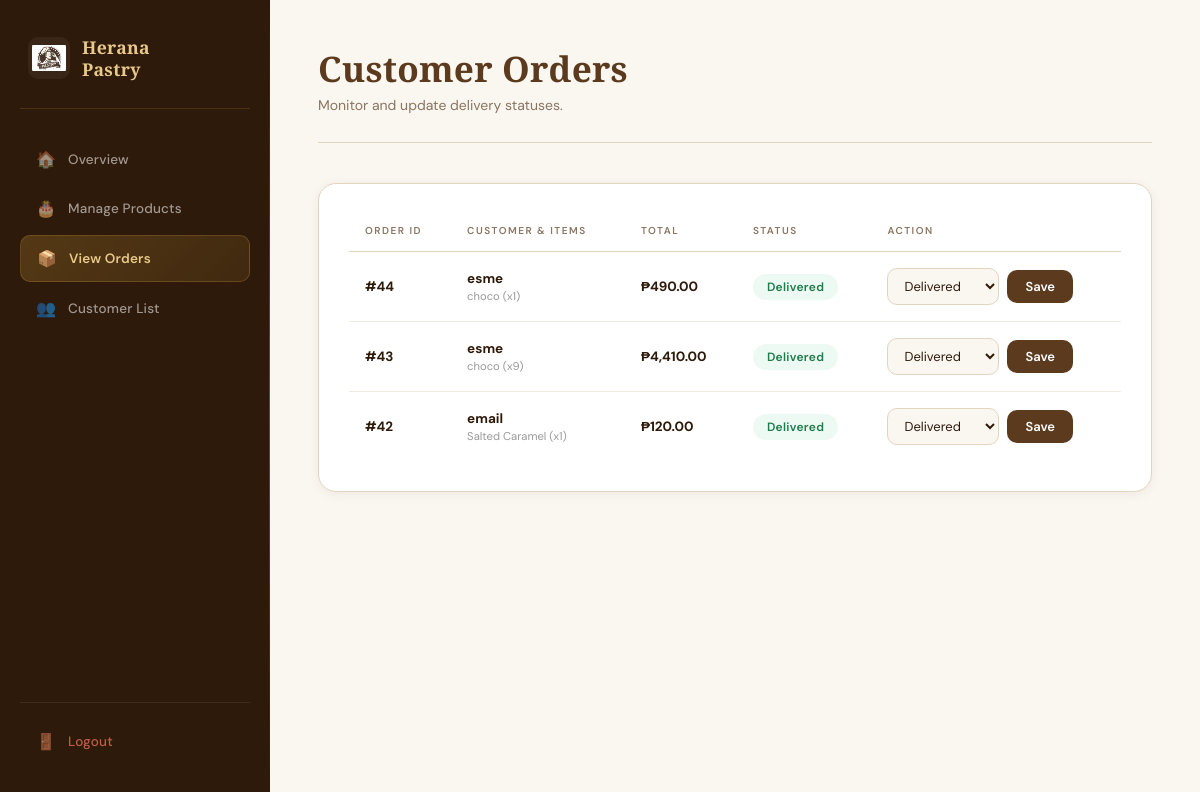
Screenshot of /ADMINH/orders.php (signed in) with the database file from the repository.
### tables this page shows
CREATE TABLE `orders` (
  `product_id` int(11) NOT NULL,
  `user_id` int(11) NOT NULL,
  `product_name` varchar(255) DEFAULT NULL,
  `price` decimal(10,2) DEFAULT NULL,
  `quantity` int(11) DEFAULT 1,
  `items` text DEFAULT NULL,
  `total` decimal(10,2) DEFAULT NULL,
  `status` enum('Pending','Processing','Delivered','Cancelled') DEFAULT 'Pending',
  `created_at` timestamp NOT NULL DEFAULT current_timestamp()
);

CREATE TABLE `users` (
  `id` int(11) NOT NULL,
  `username` varchar(50) NOT NULL,
  `full_name` varchar(255) NOT NULL,
  `email` varchar(100) NOT NULL,
  `password` varchar(255) NOT NULL,
  `created_at` timestamp NOT NULL DEFAULT current_timestamp()
);

### ADMINH/orders.php (the view, shortened to what this page needs)
<?php
require 'db_connection.php';
$sql = "SELECT
            orders.product_id,
            orders.items,
            orders.product_name,
            orders.price,
            orders.quantity,
            orders.total,
            orders.status,
            users.username AS customer
        FROM orders
        JOIN users ON orders.user_id = users.id
        ORDER BY orders.product_id DESC";
$orders = $conn->query($sql);
?>
<!DOCTYPE html>
<html lang="en">
<head>
    <link rel="stylesheet" href="style.css">
</head>
<body class="admin-layout">
    <div class="sidebar">
        <div class="sidebar-logo">
            <img src="pas.webp" alt="Logo">
            <h1>Herana<br>Pastry</h1>
        </div>
        <nav>
            <a href="dashboard.php"><span class="sidebar-icon">🏠</span><span>Overview</span></a>
            <a href="products.php"><span class="sidebar-icon">🎂</span><span>Manage Products</span></a>
            <a href="orders.php" class="active"><span class="sidebar-icon">📦</span><span>View Orders</span></a>
            <a href="users.php"><span class="sidebar-icon">👥</span><span>Customer List</span></a>
        </nav>
        <div class="sidebar-logout">
            <a href="admin_logout.php"><span class="sidebar-icon">🚪</span><span>Logout</span></a>
        </div>
    </div>
    <div class="main-content">
        <div class="page-header">
            <div class="page-header-text">
                <h2>Customer Orders</h2>
                <p>Monitor and update delivery statuses.</p>
            </div>
        </div>
        <div class="table-container">
            <table>
                <thead>
                    <tr>
                        <th>Order ID</th>
                        <th>Customer & Items</th>
                        <th>Total</th>
                        <th>Status</th>
                        <th>Action</th>
                    </tr>
                </thead>
                <tbody>
                    <?php if ($orders && $orders->num_rows > 0): ?>
                        <?php while ($row = $orders->fetch_assoc()):
                            $item_desc    = !empty($row['items']) ? $row['items'] : $row['product_name'] . " (x" . $row['quantity'] . ")";
                            $display_total = ($row['total'] > 0) ? $row['total'] : ($row['price'] * $row['quantity']);
                        ?>
                        <tr>
                            <td><strong style="color:var(--terracotta);">#<?= $row['product_id'] ?></strong></td>
                            <td>
                                <strong><?= htmlspecialchars($row['customer'] ?? 'Unknown') ?></strong><br>
                                <small style="color:#999"><?= htmlspecialchars($item_desc) ?></small>
                            </td>
                            <td><strong>₱<?= number_format($display_total, 2) ?></strong></td>
                            <td>
                                <span class="status-pill <?= htmlspecialchars($row['status'] ?? 'Pending') ?>">
                                    <?= htmlspecialchars($row['status'] ?? 'Pending') ?>
                                </span>
                            </td>
                            <td>
                                <form method="POST" action="update_status.php" class="order-form">
                                    <select name="new_status">
                                        <option value="Delivered"  <?= ($row['status'] ?? '') == 'Delivered'  ? 'selected' : '' ?>>Delivered</option>
                                    </select>
                                    <button type="submit" class="btn-update">Save</button>
                                </form>
                            </td>
                        </tr>
                        <?php endwhile; ?>
                    <?php endif; ?>
                </tbody>
            </table>
        </div>
    </div>
</body>
</html>

### ADMINH/style.css (style rules this page uses)
*, *::before, *::after { margin: 0; padding: 0; box-sizing: border-box; }
:root { --cream: #FAF6F0; --cream-dark: #F2EBE0; --gold: #C9973A; --gold-light: #E8C98A; --gold-pale: #F5E8CC; --brown: #5C3A1E; --brown-deep: #2E1A0A; --muted: #8A7560; --white: #FFFFFF; --border: #E2D5C0; --shadow-sm: 0 2px 12px rgba(46, 26, 10, 0.06); --shadow-md: 0 8px 32px rgba(46, 26, 10, 0.10); --shadow-lg: 0 20px 60px rgba(46, 26, 10, 0.15); --radius: 18px; --radius-sm: 10px; --sidebar-width: 270px; }
body { font-family: 'DM Sans', sans-serif; background-color: var(--cream); color: var(--brown-deep); min-height: 100vh; }
.admin-layout { display: flex; min-height: 100vh; background: var(--cream); }
.sidebar { width: var(--sidebar-width); background: var(--brown-deep); height: 100vh; position: fixed; top: 0; left: 0; padding: 36px 20px; display: flex; flex-direction: column; z-index: 100; overflow-y: auto; }
.sidebar::after { content: ''; position: absolute; top: 0; right: 0; width: 1px; height: 100%; background: linear-gradient(to bottom, transparent, rgba(201,151,58,0.4), transparent); }
.sidebar-logo { display: flex; align-items: center; gap: 12px; padding: 0 8px 28px; border-bottom: 1px solid rgba(201,151,58,0.2); margin-bottom: 28px; }
.sidebar-logo img { width: 42px; height: 42px; object-fit: contain; border-radius: 10px; background: rgba(255,255,255,0.05); padding: 4px; }
.sidebar-logo h1 { font-family: 'Cormorant Garamond', serif; font-size: 1.1rem; color: var(--gold-light); line-height: 1.25; font-weight: 600; letter-spacing: 0.3px; }
.sidebar nav { display: flex; flex-direction: column; gap: 4px; flex: 1; }
.sidebar a { display: flex; align-items: center; gap: 12px; padding: 12px 16px; color: rgba(255,255,255,0.55); text-decoration: none; font-size: 13.5px; font-weight: 500; border-radius: 10px; transition: all 0.2s ease; letter-spacing: 0.2px; }
.sidebar a.active { background: linear-gradient(135deg, rgba(201,151,58,0.25), rgba(201,151,58,0.12)); color: var(--gold-light); font-weight: 600; border: 1px solid rgba(201,151,58,0.25); }
.sidebar-icon { font-size: 16px; width: 20px; text-align: center; }
.sidebar-logout { margin-top: auto; padding-top: 16px; border-top: 1px solid rgba(255,255,255,0.08); }
.sidebar-logout a { color: rgba(255,120,100,0.7) !important; }
.main-content { margin-left: var(--sidebar-width); padding: 44px 48px; width: calc(100% - var(--sidebar-width)); min-height: 100vh; }
.page-header { display: flex; justify-content: space-between; align-items: center; margin-bottom: 40px; padding-bottom: 28px; border-bottom: 1px solid var(--border); }
.page-header-text h2 { font-family: 'Cormorant Garamond', serif; font-size: 2.2rem; color: var(--brown); margin-bottom: 4px; font-weight: 700; letter-spacing: 0.2px; }
.page-header-text p { color: var(--muted); font-size: 14px; }
.table-container { background: var(--white); padding: 30px; border-radius: var(--radius); box-shadow: var(--shadow-sm); border: 1px solid var(--border); overflow-x: auto; margin-bottom: 32px; }
table { width: 100%; border-collapse: collapse; }
thead th { text-align: left; padding: 10px 16px 14px; font-size: 10px; font-weight: 600; text-transform: uppercase; letter-spacing: 1.5px; color: var(--muted); border-bottom: 1px solid var(--border); white-space: nowrap; }
tbody td { padding: 16px; border-bottom: 1px solid var(--cream-dark); font-size: 13.5px; vertical-align: middle; color: var(--brown-deep); }
tbody tr:last-child td { border-bottom: none; }
tbody tr { transition: background 0.15s; }
.status-pill { display: inline-block; padding: 5px 14px; border-radius: 20px; font-size: 12px; font-weight: 600; letter-spacing: 0.3px; }
.Delivered { background: #EDFAF3; color: #1E7B4A; }
.order-form { display: flex; gap: 8px; align-items: center; }
.order-form select { padding: 8px 12px; border-radius: var(--radius-sm); border: 1.5px solid var(--border); outline: none; background: var(--cream); font-family: 'DM Sans', sans-serif; font-size: 13px; color: var(--brown-deep); cursor: pointer; transition: border-color 0.3s; }
.btn-update { background: var(--brown); color: var(--white); border: none; padding: 8px 18px; border-radius: var(--radius-sm); font-family: 'DM Sans', sans-serif; font-size: 13px; font-weight: 600; cursor: pointer; transition: background 0.3s, transform 0.2s; }

### rows the page displays
orders: product_id "44", user.username "esme", item_desc "choco (x1)", price "490.00", status "Delivered", new_status "Delivered"
orders: product_id "43", user.username "esme", item_desc "choco (x9)", display_total "4,410.00", status "Delivered", new_status "Delivered"
orders: product_id "42", user.username "email", item_desc "Salted Caramel (x1)", price "120.00", status "Delivered", new_status "Delivered"
